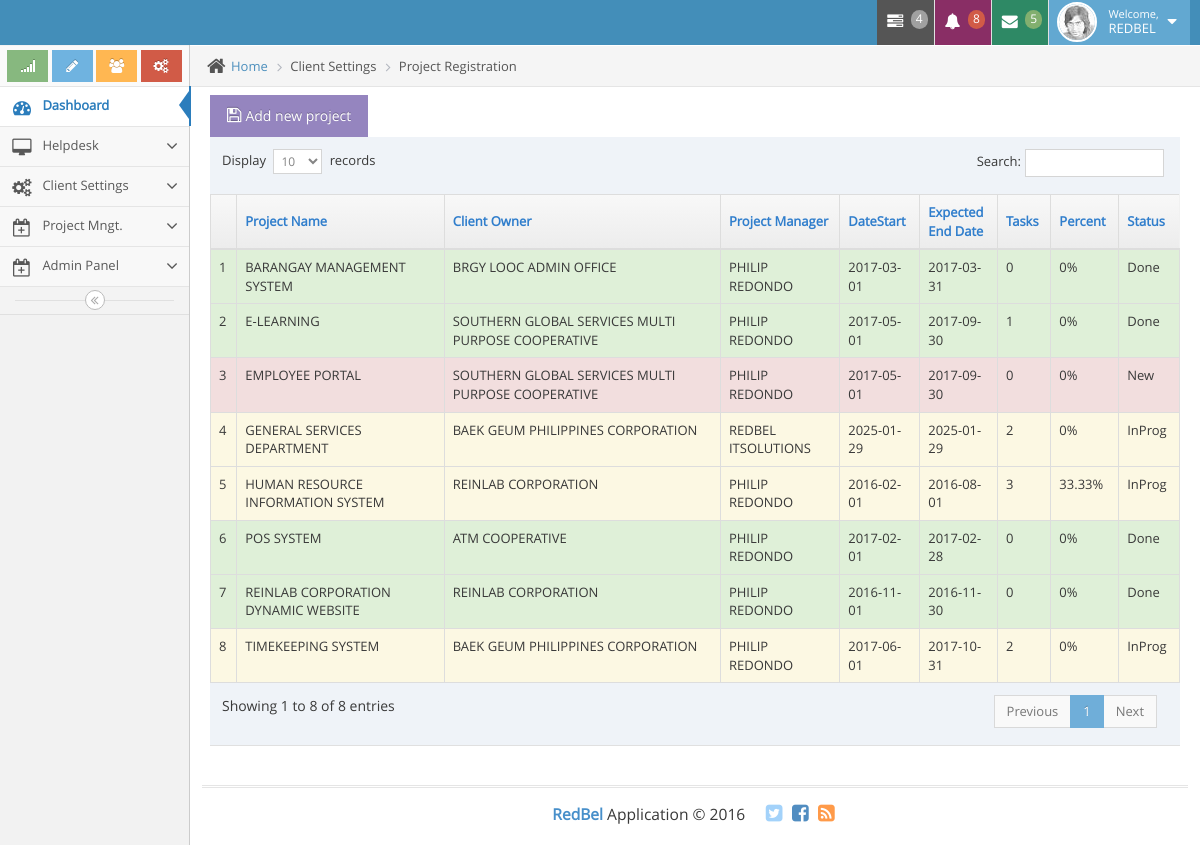
The page /clientsettings/projectsettings.php (signed in) on the database its author committed.
### tables this page shows
CREATE TABLE `sys_modulecategorytb` (
  `id` int(11) NOT NULL,
  `modulecategory` varchar(255) DEFAULT NULL,
  `statid` int(11) NOT NULL DEFAULT 1,
  `modulecategoryorderno` int(11) DEFAULT NULL,
  `datecreated` datetime NOT NULL DEFAULT current_timestamp(),
  `createdby_userid` int(11) DEFAULT NULL,
  `modulecategorylogo` varchar(255) NOT NULL
);

CREATE TABLE `sys_projecttb` (
  `id` int(255) NOT NULL,
  `projectname` varchar(250) DEFAULT NULL,
  `projectstartdate` date DEFAULT NULL,
  `projectenddate` date DEFAULT NULL,
  `clientid` int(255) NOT NULL,
  `datecreated` datetime NOT NULL DEFAULT current_timestamp(),
  `createdbyid` int(255) NOT NULL,
  `updatedbyid` int(255) DEFAULT NULL,
  `datetimeupdated` datetime DEFAULT NULL,
  `statusid` int(11) DEFAULT 1,
  `description` varchar(1000) NOT NULL,
  `projectmanagerid` int(255) DEFAULT NULL
);

CREATE TABLE `sys_clienttb` (
  `id` int(255) NOT NULL,
  `clientname` varchar(250) DEFAULT NULL,
  `clientaddressstreet` varchar(250) DEFAULT NULL,
  `clientaddresscity` varchar(250) DEFAULT NULL,
  `clientaddressstate` varchar(250) DEFAULT NULL,
  `clientaddresscountry` varchar(250) DEFAULT NULL,
  `clientemail` varchar(250) DEFAULT NULL,
  `clientcontactnumber` varchar(50) DEFAULT NULL,
  `clientcontactperson` varchar(250) DEFAULT NULL,
  `clientcontactpersonposition` varchar(250) DEFAULT NULL,
  `clientstatusid` int(11) NOT NULL DEFAULT 2,
  `createdbyid` int(255) NOT NULL,
  `datetimecreated` datetime NOT NULL DEFAULT current_timestamp(),
  `updatedbyid` int(255) DEFAULT NULL,
  `datetimeupdated` datetime NOT NULL DEFAULT current_timestamp()
);

CREATE TABLE `sys_usertb` (
  `id` int(255) NOT NULL,
  `user_firstname` varchar(50) DEFAULT NULL,
  `user_lastname` varchar(50) DEFAULT NULL,
  `username` varchar(50) DEFAULT NULL,
  `password` varchar(20) DEFAULT NULL,
  `user_statusid` int(50) DEFAULT NULL,
  `user_levelid` int(10) DEFAULT NULL,
  `sessiontokencode` varchar(50) DEFAULT NULL,
  `user_groupid` int(11) DEFAULT NULL,
  `datecreated` datetime NOT NULL DEFAULT current_timestamp() ON UPDATE current_timestamp(),
  `createdbyid` int(255) DEFAULT NULL,
  `companyid` int(11) NOT NULL,
  `emailadd` varchar(255) NOT NULL,
  `status` varchar(20) DEFAULT 'available'
);

CREATE TABLE `sys_taskstatustb` (
  `id` int(11) NOT NULL,
  `statusname` varchar(255) NOT NULL
);

### check_session.php (called while the page is built, shortened)
<?php
if (! isset($_COOKIE['cookusername']) && !isset ($_COOKIE['cookuserpassword']))
{
		if (! isset($_SESSION['username']))
			{
				   header('Location: login.php');
			}
		else
			{
				$userid = $_SESSION['userid'];
			}
}
?>

### clientsettings/proxy.php (called while the page is built, shortened)
<?php
	$conn = connectionDB();
	$queryxyz = "SELECT DISTINCT b.authoritystatusid,a.user_levelid,b.statid,b.modulecategoryid
				from sys_usertb a
				LEFT JOIN sys_authoritymoduletb b ON a.id = b.userid
				WHERE a.id=$userid AND b.moduleid=$moduleid";
    $resultxyz = mysqli_query($conn, $queryxyz);
	$totalrows_xyz = mysqli_num_rows($resultxyz);
	while ($rowxyz= mysqli_fetch_assoc($resultxyz))
	{
	  $authoritystatusidz = $rowxyz['authoritystatusid'];
	  $statid_xyz = $rowxyz['statid'];
	}
	if ($totalrows_xyz==1)
	{
			if($statid_xyz == 1)
			{
					if($authoritystatusidz == 1)
					{
						$authoritystatusidz=1;
					}
					elseif ($authoritystatusidz == 2){
						$authoritystatusidz=2;
						$authoritystatus=" -READ-ONLY";
					}
					else {
						$authoritystatusidz=1;
						$authoritystatus=" -READ-ONLY";
						echo "<script language='JavaScript'>window.location='../index.php'</script>";
					}
			}
			elseif ($statid_xyz == 2)
			{
				 echo "<script language='JavaScript'>window.location='../index.php'</script>";
			}
			else {
				 echo "<script language='JavaScript'>window.location='../index.php'</script>";
			}
	}
	else
	{
	   echo "<script language='JavaScript'>window.location='../index.php'</script>";
	}
?>

### clientsettings/projectsettings.php (the view, shortened to what this page needs)
<?php
include "blocks/header.php";
$moduleid=3;
include('proxy.php');
?>
<!DOCTYPE html>
<link rel="../stylesheet" href="../css/bootstrapValidator.min.css"/>
<html lang="en">
	<body class="no-skin">
		<div class="row">
            <div class="col-lg-12">
			</div>
		</div>
		<div class="main-container ace-save-state" id="main-container">
			<?php include "blocks/navigation.php";?>
			<div class="main-content">
				<div class="main-content-inner">
					<div class="breadcrumbs ace-save-state" id="breadcrumbs">
						<ul class="breadcrumb">
							<li>
								<i class="ace-icon fa fa-home home-icon"></i>
								<a href="../index.php">Home</a>
							</li>
							<li>Client Settings</li>
							<li class="active">Project Registration</li>
						</ul>
					</div>
					<div class="page-content">
						<div class="row">
							<div class="col-xs-12">
								<button class="btn btn-purple" onclick="showcreateproject(0);" data-toggle="modal"  data-target="#myModal_createProject" <?php if($authoritystatusidz == 2){echo "disabled";}?>><i class="ace-icon fa fa-floppy-o bigger-120"></i>Add new project</button>
							</div>
							<div class="col-xs-12">
								<div class="table-responsive">
									<table class="table table-striped table-bordered table-hover" id="dataTables-projecttb">
										<thead>
											<tr>
												<th></th>
												<th>Project Name</th>
												<th>Client Owner</th>
												<th>Project Manager</th>
												<th>DateStart</th>
												<th>Expected </br>End Date</th>
												<th>Tasks</th>
												<th>Percent</th>
												<th>Status</th>
											</tr>
										</thead>
										<tbody>
										<?php
										$conn = connectionDB();
										$counter = 1;
										$myquery = "SELECT sys_projecttb.id,sys_projecttb.projectname,sys_projecttb.projectstartdate,sys_projecttb.projectenddate,
														   sys_projecttb.clientid,sys_projecttb.datecreated,sys_projecttb.createdbyid,sys_projecttb.statusid,
														   sys_taskstatustb.statusname,sys_clienttb.clientname,sys_usertb.user_firstname,sys_usertb.user_lastname
													FROM sys_projecttb
													LEFT JOIN sys_clienttb ON sys_clienttb.id=sys_projecttb.clientid
													LEFT JOIN sys_taskstatustb ON sys_projecttb.statusid=sys_taskstatustb.id
													LEFT JOIN sys_usertb ON sys_usertb.id=sys_projecttb.projectmanagerid
													ORDER BY sys_projecttb.projectname ASC";
										$myresult = mysqli_query($conn, $myquery);
										while($row = mysqli_fetch_assoc($myresult)){
											$projectId = $row['id'];
											$myProjectStatusid = $row['statusid'];
											if($myProjectStatusid == 6){$myClass = 'success';}elseif($myProjectStatusid == 2){$myClass = 'info';}elseif($myProjectStatusid == 3){$myClass = 'warning';}else{$myClass = 'danger';}
											$myquery2 = "SELECT COUNT(statusid) AS doneitem
														FROM pm_projecttasktb WHERE projectid = '$projectId' AND statusid = '6'";
											$myresult2 = mysqli_query($conn, $myquery2);
												while($row2 = mysqli_fetch_assoc($myresult2)){
													$projectCounter = $row2['doneitem'];
												}
											$myquery3 = "SELECT COUNT(statusid) AS countall
														FROM pm_projecttasktb WHERE projectid = '$projectId' AND statusid != '5'";
											$myresult3 = mysqli_query($conn, $myquery3);
												while($row3 = mysqli_fetch_assoc($myresult3)){
													$projectCounterAll = $row3['countall'];
												}
											if(($projectCounter <= 0)||($projectCounterAll <= 0)){
												$percentdone = 0;
											}else{
												$percentdone = number_format((($projectCounter/$projectCounterAll)*100),2);
											}
										?>
											<tr onclick = "showUpdateProject('<?php echo $projectId;?>');" data-toggle="modal" href="#myModal_updateProject" class="<?php echo $myClass; ?>">
												<td><?php echo $counter;?></td>
												<td><?php echo $row['projectname'];?></td>
												<td><?php echo $row['clientname'];?></td>
												<td><?php echo $row['user_firstname']." ".$row['user_lastname'];?></td>
												<td><?php echo $row['projectstartdate'];?></td>
												<td><?php echo $row['projectenddate'];?></td>
												<td><?php echo $projectCounterAll;?></td>
												<td><?php echo $percentdone."%";?></td>
												<td><?php echo $row['statusname'];?></td>
											</tr>
										<?php
											$counter ++;
											}
										?>
										</tbody>
									</table>
								</div>
							</div>
						</div>
					</div>
				</div>
			</div>
			<?php include "blocks/footer.php"; ?>
		</div>
	</body>
</html>

### clientsettings/blocks/navigation.php (shortened to what this page needs)
<div id="sidebar" class="sidebar responsive ace-save-state">
	<div class="sidebar-shortcuts" id="sidebar-shortcuts">
		<div class="sidebar-shortcuts-large" id="sidebar-shortcuts-large">
			<button class="btn btn-success">
				<i class="ace-icon fa fa-signal"></i>
			</button>
			<button class="btn btn-info">
				<i class="ace-icon fa fa-pencil"></i>
			</button>
			<button class="btn btn-warning">
				<i class="ace-icon fa fa-users"></i>
			</button>
			<button class="btn btn-danger">
				<i class="ace-icon fa fa-cogs"></i>
			</button>
		</div>
	</div>
	<ul class="nav nav-list">
		<li class="active">
			<a href="../index.php">
				<i class="menu-icon fa fa-tachometer"></i>
				<span class="menu-text"> Dashboard </span>
			</a>
		</li>
		<?php
			$conn = connectionDB();
			$myquery = "select b.id,b.modulecategory,b.modulecategorylogo
						from sys_authoritymodulecategorytb a
						left join sys_modulecategorytb b on a.modulecategoryid=b.id
						where a.userid=$userid and a.statid= '1' and b.statid= '1'
						ORDER BY b.id ASC";
			$myresult = mysqli_query($conn, $myquery);
			while($row = mysqli_fetch_assoc($myresult)){
				$modulecategory = $row['modulecategory'];
				$modulecategorylogo = $row['modulecategorylogo'];
				echo "<li class=''>";
					echo "<a href='#' class='dropdown-toggle'>
							<i class='$modulecategorylogo'></i>
							<span class='menu-text'>
								$modulecategory
							</span>
							<b class='arrow fa fa-angle-down'></b>
						</a>";
				echo "</li>";
			}
		?>
	</ul>
		<div class="sidebar-toggle sidebar-collapse" id="sidebar-collapse">
			<i id="sidebar-toggle-icon" class="ace-icon fa fa-angle-double-left ace-save-state" data-icon1="ace-icon fa fa-angle-double-left" data-icon2="ace-icon fa fa-angle-double-right"></i>
		</div>
</div>

### rows shown on the page
sys_modulecategorytb: modulecategory "Helpdesk"
sys_modulecategorytb: modulecategory "Client Settings"
sys_modulecategorytb: modulecategory "Project Mngt."
sys_modulecategorytb: modulecategory "Admin Panel"
sys_projecttb: projectname "BARANGAY MANAGEMENT SYSTEM", sys_clienttb.clientname "BRGY LOOC ADMIN OFFICE", sys_usertb.user_firstname "PHILIP", sys_usertb.user_lastname "REDONDO", projectstartdate "2017-03-01", projectenddate "2017-03-31", projectCounterAll "0", percentdone "0", sys_taskstatustb.statusname "Done"
sys_projecttb: projectname "E-LEARNING", sys_clienttb.clientname "SOUTHERN GLOBAL SERVICES MULTI PURPOSE COOPERATIVE", sys_usertb.user_firstname "PHILIP", sys_usertb.user_lastname "REDONDO", projectstartdate "2017-05-01", projectenddate "2017-09-30", projectCounterAll "1", percentdone "0", sys_taskstatustb.statusname "Done"
sys_projecttb: projectname "EMPLOYEE PORTAL", sys_clienttb.clientname "SOUTHERN GLOBAL SERVICES MULTI PURPOSE COOPERATIVE", sys_usertb.user_firstname "PHILIP", sys_usertb.user_lastname "REDONDO", projectstartdate "2017-05-01", projectenddate "2017-09-30", projectCounterAll "0", percentdone "0", sys_taskstatustb.statusname "New"
sys_projecttb: projectname "GENERAL SERVICES DEPARTMENT", sys_clienttb.clientname "BAEK GEUM PHILIPPINES CORPORATION", sys_usertb.user_firstname "REDBEL", sys_usertb.user_lastname "ITSOLUTIONS", projectstartdate "2025-01-29", projectenddate "2025-01-29", projectCounterAll "2", percentdone "0", sys_taskstatustb.statusname "InProg"
sys_projecttb: projectname "HUMAN RESOURCE INFORMATION SYSTEM", sys_clienttb.clientname "REINLAB CORPORATION", sys_usertb.user_firstname "PHILIP", sys_usertb.user_lastname "REDONDO", projectstartdate "2016-02-01", projectenddate "2016-08-01", projectCounterAll "3", percentdone "33.33", sys_taskstatustb.statusname "InProg"
sys_projecttb: projectname "POS SYSTEM", sys_clienttb.clientname "ATM COOPERATIVE", sys_usertb.user_firstname "PHILIP", sys_usertb.user_lastname "REDONDO", projectstartdate "2017-02-01", projectenddate "2017-02-28", projectCounterAll "0", percentdone "0", sys_taskstatustb.statusname "Done"
sys_projecttb: projectname "REINLAB CORPORATION DYNAMIC WEBSITE", sys_clienttb.clientname "REINLAB CORPORATION", sys_usertb.user_firstname "PHILIP", sys_usertb.user_lastname "REDONDO", projectstartdate "2016-11-01", projectenddate "2016-11-30", projectCounterAll "0", percentdone "0", sys_taskstatustb.statusname "Done"
sys_projecttb: projectname "TIMEKEEPING SYSTEM", sys_clienttb.clientname "BAEK GEUM PHILIPPINES CORPORATION", sys_usertb.user_firstname "PHILIP", sys_usertb.user_lastname "REDONDO", projectstartdate "2017-06-01", projectenddate "2017-10-31", projectCounterAll "2", percentdone "0", sys_taskstatustb.statusname "InProg"

### other values the page prints
$userfirstname "REDBEL"
